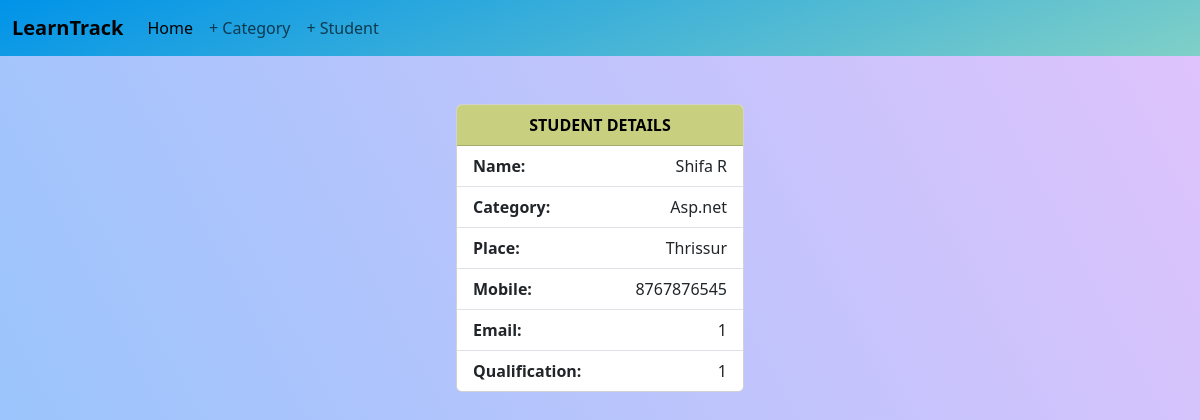
The page /student/6/ on the database as committed earlier.
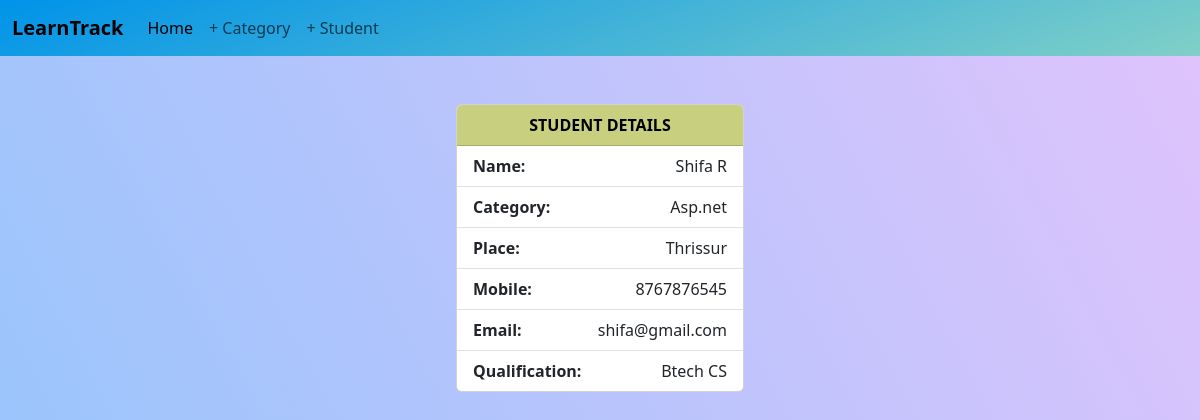
The same page on the database as committed later.
### StudentHub/models.py (models this page shows, shortened)
class Student(models.Model):
    student_name = models.CharField(max_length=200)
    category_name = models.ForeignKey(Category, on_delete=models.CASCADE, related_name="category")
    place = models.CharField(max_length=200)
    mobile_number = models.CharField(max_length=200)
    email = models.CharField(max_length=200)
    qualification = models.CharField(max_length=200)
    created_date = models.DateTimeField(auto_now_add=True)
    updated_date = models.DateTimeField(auto_now=True)
    is_active = models.BooleanField(default=True)

class Category(models.Model):
    category_name = models.CharField(max_length=200, unique=True)
    created_date = models.DateTimeField(auto_now_add=True)
    updated_date = models.DateTimeField(auto_now=True)
    is_active = models.BooleanField(default=True)
    def __str__(self):
        return self.category_name

### StudentHub/views.py (the view)
# urls.py: path("student/<int:pk>/", views.StudentDetailView.as_view(), name="student-detail"),
class StudentDetailView(View):
    def get(self,request,*args,**kwargs):
        id=kwargs.get('pk')
        qs=Student.objects.get(id=id)
        return render(request,'student_detail.html',{'data':qs})

### StudentHub/templates/student_detail.html (shortened to what this page needs)
<!DOCTYPE html>
<html lang="en">
<head>
  <link href="https://cdn.jsdelivr.net/npm/bootstrap@5.3.3/dist/css/bootstrap.min.css" rel="stylesheet"
>
</head>
<body>
  <nav class="navbar navbar-expand-lg bg-body-tertiary">
    <div class="container-fluid">
      <a class="navbar-brand fw-bolder" href="#">LearnTrack</a>
      <div class="collapse navbar-collapse" id="navbarSupportedContent">
        <ul class="navbar-nav me-auto mb-2 mb-lg-0">
          <li class="nav-item">
            <a class="nav-link active" aria-current="page" href="{% url 'home' %}">Home</a>
          </li>
          <li class="nav-item">
            <a class="nav-link" href="{% url 'category-add' %}">+ Category</a>
          </li>
          <li class="nav-item">
            <a class="nav-link" href="{% url 'student-add' %}">+ Student</a>
          </li>
        </ul>
      </div>
    </div>
  </nav>
  <center>
    <div class="card mt-5" style="width: 18rem;">
      <div class="card-header fw-bolder">
        STUDENT DETAILS
      </div>
      <ul class="list-group list-group-flush">
        <li class="list-group-item"><span><b>Name:</b></span> <span>{{data.student_name}}</span></li>
        <li class="list-group-item"><span><b>Category:</b></span> <span>{{data.category_name}}</span></li>
        <li class="list-group-item"><span><b>Place:</b></span> <span>{{data.place}}</span></li>
        <li class="list-group-item"><span><b>Mobile:</b></span> <span>{{data.mobile_number}}</span></li>
        <li class="list-group-item"><span><b>Email:</b></span> <span>{{data.email}}</span></li>
        <li class="list-group-item"><span><b>Qualification:</b></span> <span>{{data.qualification}}</span></li>
      </ul>
    </div>
  </center>
</body>
</html>

Rows that differ between the two databases and show on the page:
changed Student "Shifa R": email "1" → "shifa@gmail.com"; qualification "1" → "Btech CS"
